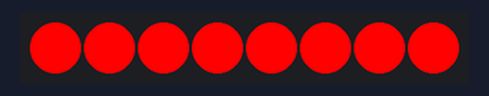
Bench run of a sketch on a simulated Arduino Uno, built with avr-gcc and run on an emulated ATmega328P. On the bench: 8 RGB LEDs in strip order, left to right.

Above: at 0.16 s.
At 4.52 s:
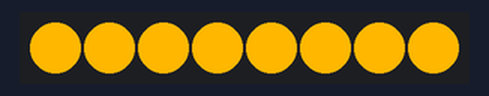
At 9.21 s:
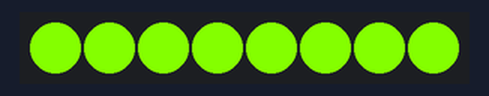
At 19.82 s:
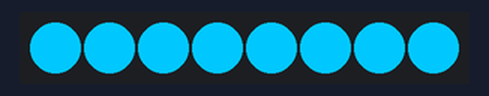
At 28.24 s:
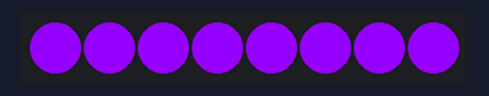
At 39.79 s:
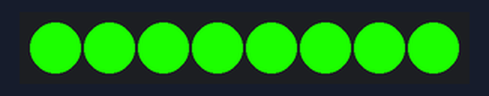
Timing chart, 0 to 40.0 s (numbered marks = the images above):
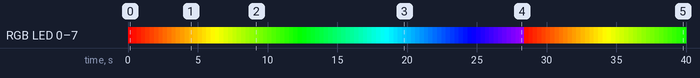

The sketch:

WS2812-1.ino
```cpp
#include <Adafruit_NeoPixel.h>
#ifdef __AVR__
#include <avr/power.h>
#endif

#define PIN            6

#define NUMPIXELS      8

//这里的变量会和库里面的变量冲突，所以就随便取了
float  RDE1 = 0; //其实这里用不着float，随便了
float  GRE1 = 0;
float  BLE1 = 0;

Adafruit_NeoPixel pixels = Adafruit_NeoPixel(NUMPIXELS, PIN, NEO_GRB + NEO_KHZ800);

int delayval = 500; // delay for half a second

void setup() {

#if defined (__AVR_ATtiny85__)
  if (F_CPU == 16000000) clock_prescale_set(clock_div_1);
#endif

  pixels.begin();
}

void loop() {
  GRE1 = 0; //这里再给初始化一下，以免出错，如果计算没有错的话，没有必要
  for (int o = 0; o < 255; o++) {
    RDE1 = 255;
    GRE1 = GRE1 + 1;
    BLE1 = 0;
    for (int l = 0; l < NUMPIXELS; l++) { //这个for循环是一个个去点亮，不懂怎么去一起点亮
      pixels.setPixelColor(l, pixels.Color(RDE1, GRE1, BLE1));
      pixels.show();
    }
    delay(20);//让渐变慢些
  }
  RDE1 = 255;
  for (int p = 0; p < 255; p++) {
    RDE1 = RDE1 - 1;
    GRE1 = 255;
    BLE1 = 0;
    for (int l = 0; l < NUMPIXELS; l++) {
      pixels.setPixelColor(l, pixels.Color(RDE1, GRE1, BLE1));
      pixels.show();
    }
    delay(20);
  }
  BLE1 = 0;
  for (int k = 0; k < 255; k++) {
    RDE1 = 0;
    GRE1 = 255;
    BLE1 = BLE1 + 1;
    for (int l = 0; l < NUMPIXELS; l++) {
      pixels.setPixelColor(l, pixels.Color(RDE1, GRE1, BLE1));
      pixels.show();
    }
    delay(20);
  }
  GRE1 = 255;
  for (int k = 0; k < 255; k++) {
    RDE1 = 0;
    GRE1 = GRE1 - 1;
    BLE1 = 255;
    for (int l = 0; l < NUMPIXELS; l++) {
      pixels.setPixelColor(l, pixels.Color(RDE1, GRE1, BLE1));
      pixels.show();
    }
    delay(20);
  }
  RDE1 = 0;
  for (int h = 0; h < 150; h++) {
    RDE1 = RDE1 + 1;
    GRE1 = 0;
    BLE1 = 255;
    for (int l = 0; l < NUMPIXELS; l++) {
      pixels.setPixelColor(l, pixels.Color(RDE1, GRE1, BLE1));
      pixels.show();
    }
    delay(20);
  }
}
```

Measured:
- by itself, RGB LED 0–7: off → RGB(255, 1, 0) at 0.00 s, → RGB(255, 14, 0) 0.31 s later, → RGB(255, 27, 0) 0.31 s later, → RGB(255, 40, 0) 0.31 s later, … (129 changes in this stretch)
